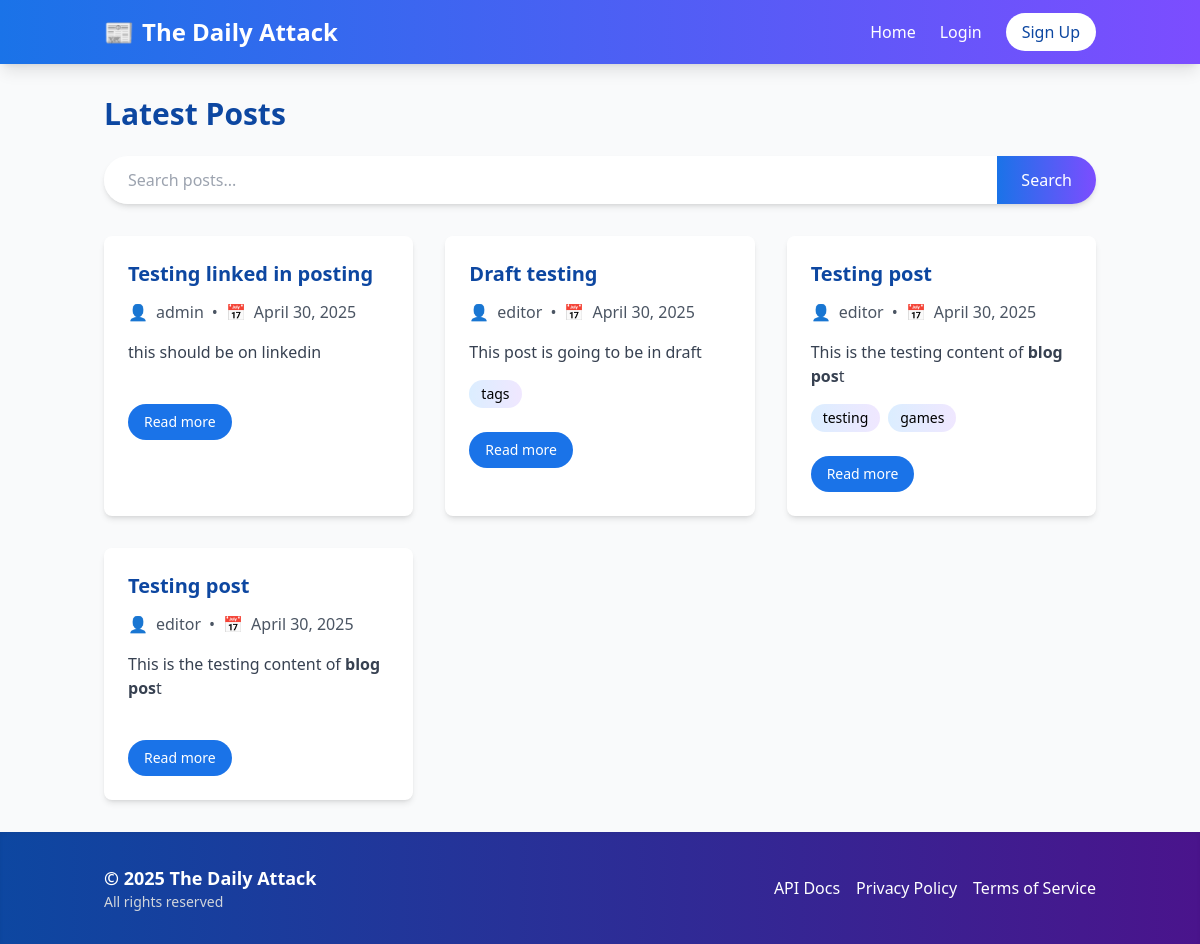
The app's page /, older data.
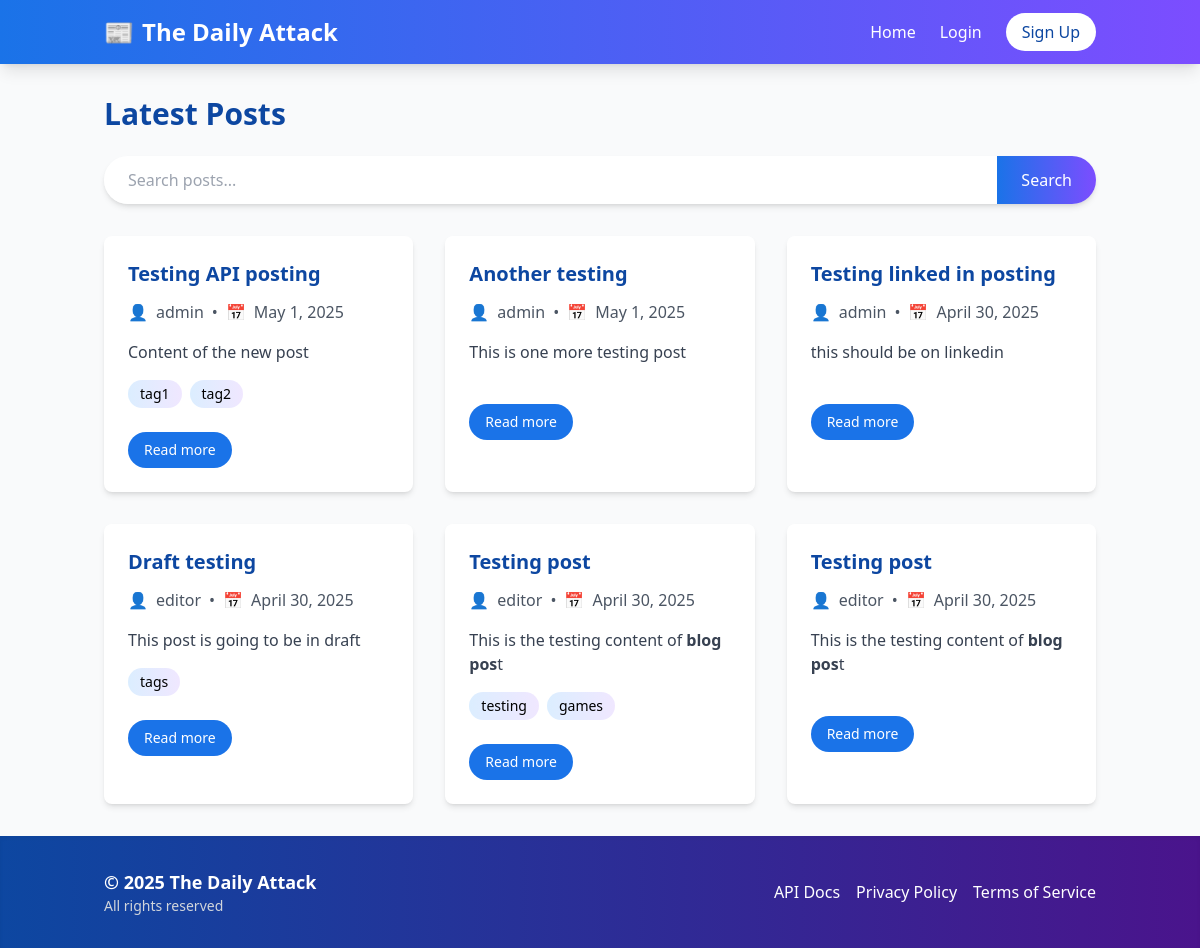
The same page, newer data.
### blog/models.py (models this page shows, shortened)
class Post(models.Model):
    STATUS_CHOICES = (
        ('draft', 'Draft'),
        ('published', 'Published'),
    )
    title = models.CharField(max_length=200)
    content = models.TextField()
    author = models.ForeignKey(User, on_delete=models.CASCADE, related_name='blog_posts')
    created_at = models.DateTimeField(auto_now_add=True)
    updated_at = models.DateTimeField(auto_now=True)
    published_at = models.DateTimeField(blank=True, null=True)
    status = models.CharField(max_length=10, choices=STATUS_CHOICES, default='draft')
    tags = models.ManyToManyField(Tag, blank=True)
    class Meta:
        ordering = ['-created_at']

class Tag(models.Model):
    name = models.CharField(max_length=50, unique=True)

### blog/views.py (the view)
# urls.py: path('', views.home, name='home'),
def home(request):
    posts = Post.objects.filter(status='published')
    return render(request, 'blog/home.html', {'posts': posts})

### blog/context_processors.py (called while the page is built)
def user_profile(request):
    if request.user.is_authenticated and hasattr(request.user, 'profile'):
        return {'user_profile': request.user.profile}
    return {'user_profile': None}

### templates/blog/home.html (shortened to what this page needs)
{% extends 'base.html' %}
{% block content %}
    <div class="mb-8 animate-fade-in">
        <h1 class="text-3xl font-bold mb-6 text-primary-dark">Latest Posts</h1>
        <form action="{% url 'search_posts' %}" method="get" class="mb-8">
            <div class="flex shadow-md rounded-full overflow-hidden transition-all duration-300 hover:shadow-lg">
                <input type="text" name="q" placeholder="Search posts..." class="flex-grow px-6 py-3 border-0 focus:ring-2 focus:ring-primary focus:outline-none" value="{{ query|default:'' }}">
                <button type="submit" class="bg-header-gradient text-white px-6 py-3 font-medium transition-all duration-300 hover:opacity-90">Search</button>
            </div>
        </form>
    </div>
    <div class="grid grid-cols-1 md:grid-cols-2 lg:grid-cols-3 gap-8">
        {% for post in posts %}
            <div class="bg-white rounded-lg shadow-md overflow-hidden card-hover animate-slide-in" style="animation-delay: {{ forloop.counter0 }}00ms">
                <div class="p-6">
                    <h2 class="text-xl font-bold mb-3">
                        <a href="{% url 'post_detail' pk=post.pk %}" class="text-primary-dark hover:text-primary transition-colors duration-300">{{ post.title }}</a>
                    </h2>
                    <p class="text-gray-600 mb-4 flex items-center">
                        <span class="mr-2">👤</span> {{ post.author.username }}
                        <span class="mx-2">•</span>
                        <span class="flex items-center"><span class="mr-2">📅</span> {{ post.published_at|date:"F j, Y" }}</span>
                    </p>
                    <div class="prose mb-4 text-gray-700">
                        {{ post.content|safe|truncatewords_html:30 }}
                    </div>
                    <div class="flex flex-wrap gap-2 mb-4">
                        {% for tag in post.tags.all %}
                            <a href="{% url 'tag_posts' tag_name=tag.name %}" class="bg-gradient-to-r from-primary-light/20 to-accent-light/20 px-3 py-1 rounded-full text-sm hover:from-primary-light/30 hover:to-accent-light/30 transition-all duration-300">{{ tag.name }}</a>
                        {% endfor %}
                    </div>
                    <a href="{% url 'post_detail' pk=post.pk %}" class="inline-block mt-2 px-4 py-2 bg-primary text-white rounded-full hover:bg-primary-dark transition-colors duration-300 text-sm font-medium">Read more</a>
                </div>
            </div>
        {% empty %}
            <div class="col-span-full text-center py-12 animate-fade-in">
                <p class="text-xl text-gray-600">No posts found.</p>
                <p class="mt-2 text-gray-500">Try adjusting your search or check back later.</p>
            </div>
        {% endfor %}
    </div>
{% endblock %}

### templates/base.html (shortened to what this page needs)
<!DOCTYPE html>
<html lang="en">
<head>
    <script src="https://cdn.tailwindcss.com"></script>
    <link rel="stylesheet" href="https://cdnjs.cloudflare.com/ajax/libs/animate.css/4.1.1/animate.min.css"/>
</head>
<body class="bg-gray-50 min-h-screen flex flex-col">
    <header class="bg-header-gradient text-white shadow-lg animate-fade-in">
        <div class="container mx-auto px-4 py-4 flex justify-between items-center">
            <a href="{% url 'home' %}" class="text-2xl font-bold flex items-center">
                <span class="mr-2">📰</span>
                <span class="animate-pulse-slow">The Daily Attack</span>
            </a>
            <nav>
                <ul class="flex space-x-6">
                    <li><a href="{% url 'home' %}" class="nav-link hover:text-white font-medium">Home</a></li>
                    {% if user.is_authenticated %}
                        <li><a href="{% url 'dashboard' %}" class="nav-link hover:text-white font-medium">Dashboard</a></li>
                        {% if user.profile.user_type == 'editor' %}
                            <li><a href="{% url 'post_new' %}" class="nav-link hover:text-white font-medium">New Post</a></li>
                        {% endif %}
                        <li>
                            <form method="post" action="{% url 'logout' %}" class="inline">
                                {% csrf_token %}
                                <button type="submit" class="nav-link bg-transparent border-none p-0 text-white cursor-pointer font-medium">Logout</button>
                            </form>
                        </li>
                    {% else %}
                        <li><a href="{% url 'login' %}" class="nav-link hover:text-white font-medium">Login</a></li>
                        <li><a href="{% url 'signup' %}" class="px-4 py-2 bg-white text-primary-dark rounded-full hover:bg-gray-100 transition-colors duration-300 font-medium">Sign Up</a></li>
                    {% endif %}
                </ul>
            </nav>
        </div>
    </header>
    <main class="container mx-auto px-4 py-8 flex-grow animate-slide-in">
        {% block content %}{% endblock %}
    </main>
    <footer class="bg-footer-gradient text-white py-8 shadow-inner">
        <div class="container mx-auto px-4">
            <div class="flex flex-col md:flex-row justify-between items-center">
                <div class="mb-4 md:mb-0">
                    <p class="text-lg font-semibold">&copy; {% now "Y" %} The Daily Attack</p>
                    <p class="text-sm text-gray-300">All rights reserved</p>
                </div>
                <div class="flex space-x-4">
                    <a href="{% url 'api_docs' %}" class="text-white hover:text-gray-300 transition-colors duration-300">API Docs</a>
                    <a href="#" class="text-white hover:text-gray-300 transition-colors duration-300">Privacy Policy</a>
                    <a href="#" class="text-white hover:text-gray-300 transition-colors duration-300">Terms of Service</a>
                </div>
            </div>
        </div>
    </footer>
</body>
</html>

### templates/base.html (style rules this page uses)
.nav-link { position: relative; transition: all 0.3s ease; }
.nav-link::after { content: ''; position: absolute; width: 0; height: 2px; bottom: -2px; left: 0; background-color: white; transition: width 0.3s ease; }
.card-hover { transition: transform 0.3s ease, box-shadow 0.3s ease; }

Row changes from the older to the newer data that the page shows:
added Post: title "Testing API posting", author.username "admin", published_at "May 1, 2025", content "Content of the new post"
added Tag: name "tag1", shown under "Testing API posting"
added Tag: name "tag2", shown under "Testing API posting"
added Post: title "Another testing", author.username "admin", published_at "May 1, 2025", content "This is one more testing post"
